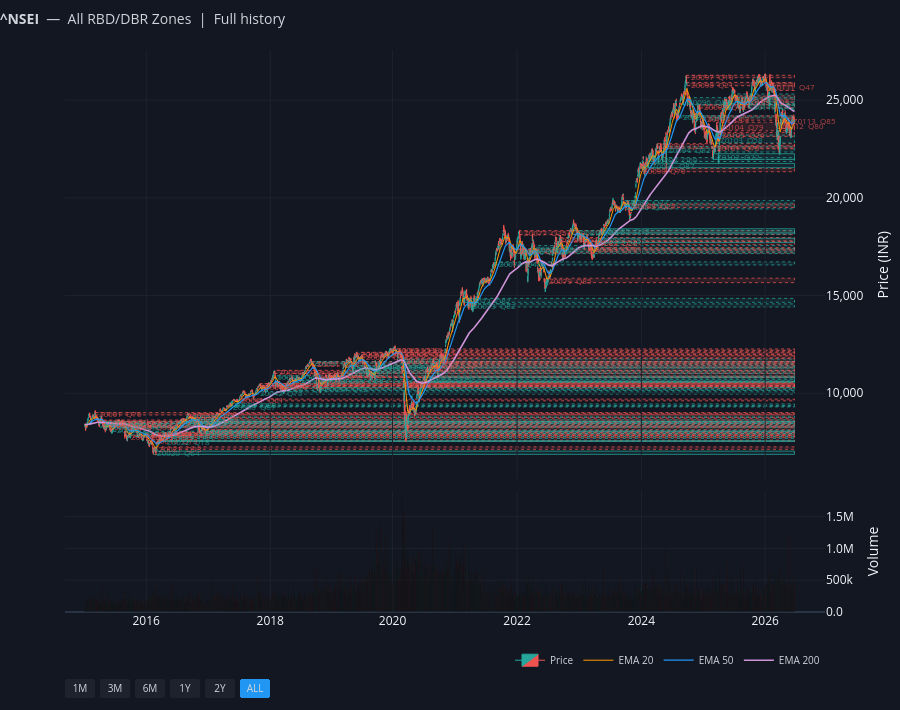

Notebook code for this chart:
### Code cell
# ── Full price history ────────────────────────────────────────────────────
fig_full = plot_zones_on_candles(
    proc, zones,
    title=f'<b>{SYMBOL}</b>  —  All RBD/DBR Zones  |  Full history',
)
fig_full.show()
